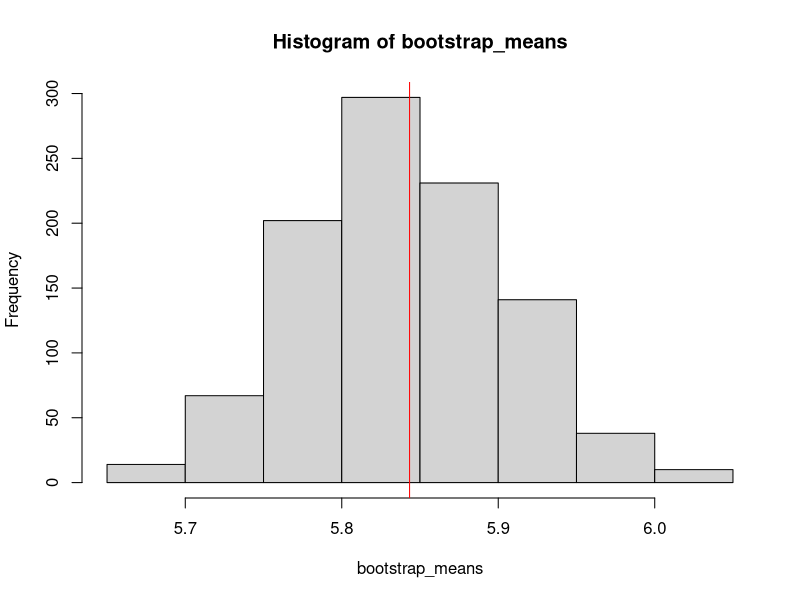
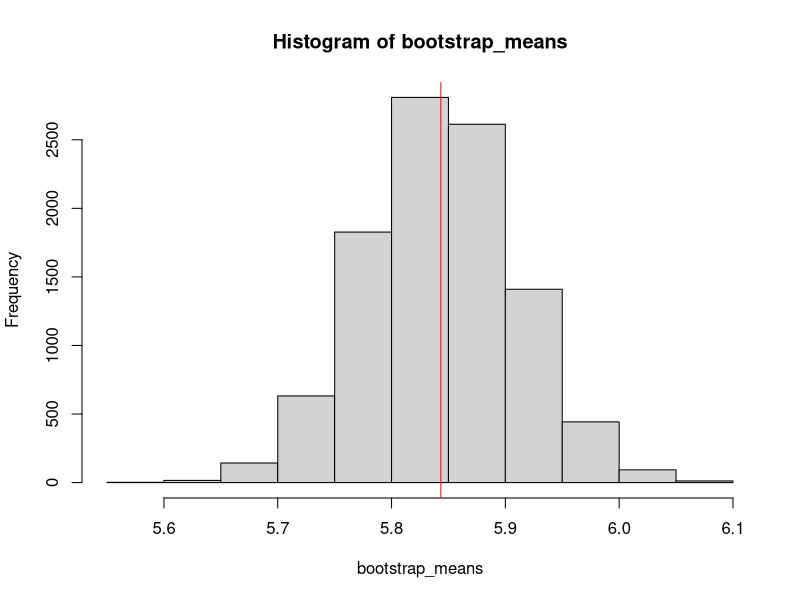
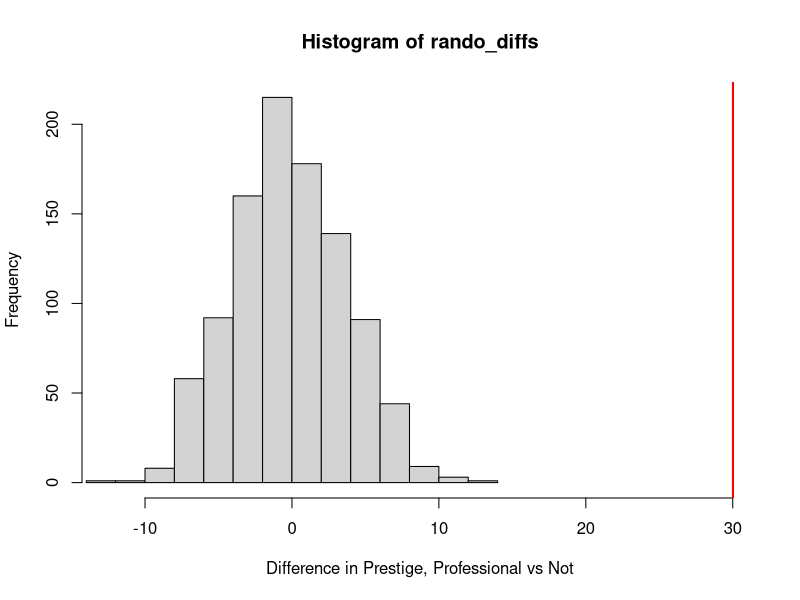

Write the R code that produced these figures, in order.
## ---- chunk 1
data(iris)
## ---- chunk 2
bootstrap_means <- rep(NA, 1000)

for(i in 1:length(bootstrap_means)){
  bootstrap_resample <- sample(x = iris$Sepal.Length, size = length(iris$Sepal.Length), replace = TRUE)
  bootstrap_means[i] <- mean(bootstrap_resample)
  
}
hist(bootstrap_means)
abline(v = mean(iris$Sepal.Length), col = 'red')

st_error <- sqrt(var(bootstrap_means)/length(iris$Sepal.Length))
## ---- chunk 3
mu <- mean(iris$Sepal.Length)
mu
H_0_value <- 5.5

sd_iris <- sd(iris$Sepal.Length)
n <- length(iris$Sepal.Length)
st_error <- sd_iris/sqrt(n)

t_stat <- abs(mu-H_0_value)/st_error
p_value <- 2*(1 - pnorm(t_stat))
p_value
## ---- chunk 4
H_0_value <- 5.5
bootstrap_means <- rep(NA, 10000)

for(i in 1:length(bootstrap_means)){
  bootstrap_resample <- sample(x = iris$Sepal.Length, size = length(iris$Sepal.Length), replace = TRUE)
  bootstrap_means[i] <- mean(bootstrap_resample)
  
}
hist(bootstrap_means)
abline(v = mean(iris$Sepal.Length), col = 'red')

mu <- mean(bootstrap_means)
H_0_value <- 5.5

sd_bootstrap <- sd(bootstrap_means)
n <- length(bootstrap_means)
st_error_bootstrap <- sd_bootstrap/sqrt(n)


t_stat <- abs(mu-H_0_value)/st_error
p_value <- 2*(1 - pnorm(t_stat))
p_value
## ---- chunk 5
model_1 <- summary(lm(Petal.Length~Petal.Width, data = iris))
model_1
## ---- chunk 6
model_1 <- summary(lm(Petal.Length~Petal.Width, data = iris))
model_1$coefficients

beta <- model_1$coefficients["Petal.Width", "Estimate"]
std_error <- model_1$coefficients["Petal.Width", "Std. Error"]

t_stat <- beta/std_error
p_value <- 2*(1 - pnorm(t_stat))

p_value
p_value_alt <- model_1$coefficients["Petal.Width", "Pr(>|t|)"]
p_value_alt
## ---- chunk 7
H_0_value <- 0
bootstrap_coefficients <- rep(NA, 10000)

for(i in 1:length(bootstrap_coefficients)){
  bootstrap_samples <- iris[sample(1:nrow(iris), replace = TRUE), ]
  bootstrap_models <- summary(lm(Petal.Length~Petal.Width, data = iris))
  bootstrap_coefficients[i] <- bootstrap_models$coefficients["Petal.Width", "Estimate"]
  
}

bootstrap_beta <- mean(bootstrap_coefficients)

sd_bootstrap <- sd(bootstrap_coefficients)
n <- length(bootstrap_coefficients)
st_error_bootstrap <- sd_bootstrap/sqrt(n)

t_stat <- (bootstrap_beta - 0)/st_error_bootstrap
p_value <- 2*(1 - pnorm(t_stat))
p_value
## ---- chunk 8
library(car)
data(Prestige)
## ---- chunk 9
diff <- mean(Prestige$prestige[Prestige$type == "prof"], na.rm =T) - 
  mean(Prestige$prestige[Prestige$type != "prof"], na.rm = T) 
diff
## ---- chunk 10
m <- 1000
  
rando_diffs <- rep(NA, m)
  
for(i in 1:m){
  Prestige$fake_type <- sample(Prestige$type, size = nrow(Prestige), replace = T)
  rando_diffs[i] <- mean(Prestige$prestige[Prestige$fake_type == "prof"], na.rm = T) - 
    mean(Prestige$prestige[Prestige$fake_type != "prof"], na.rm = T)
}

## ---- chunk 11
hist(rando_diffs, xlab = "Difference in Prestige, Professional vs Not", xlim = range(c(rando_diffs, diff)))
abline(v = diff, col = "red", lwd = 2) 
## ---- chunk 12
mean(abs(rando_diffs) >= abs(diff))
